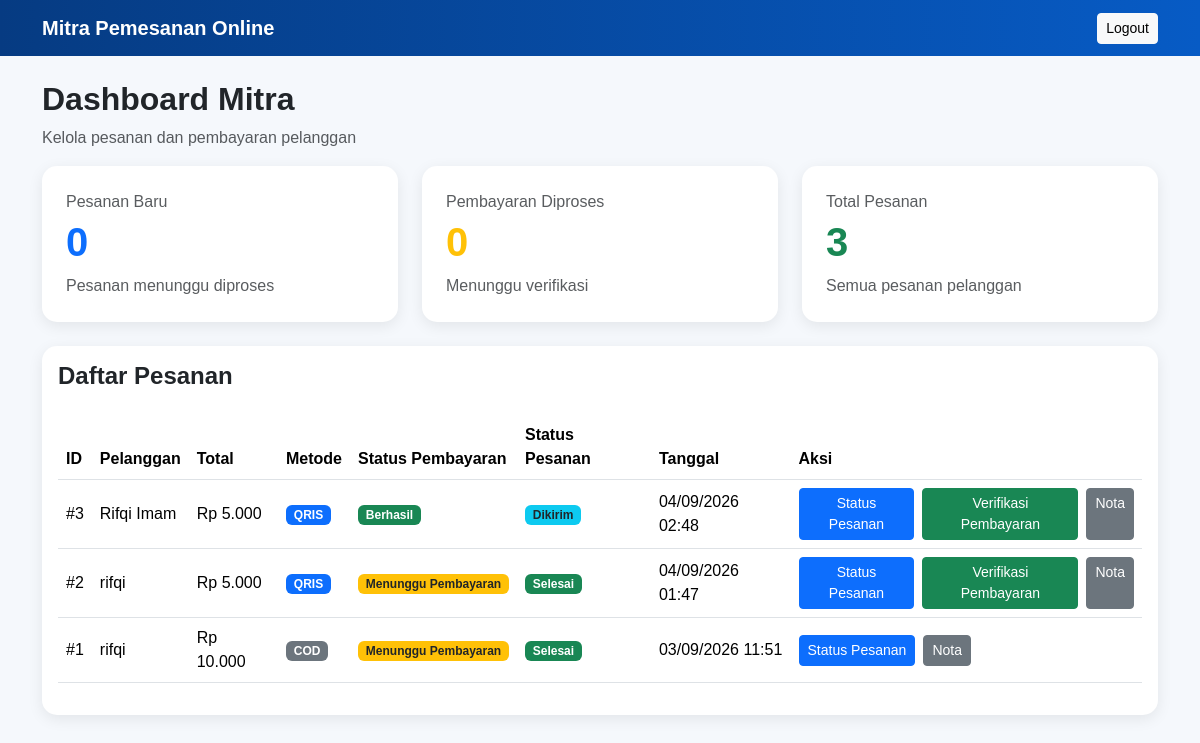
/index.php (signed in), run on the app's committed database.
### tables this page shows
CREATE TABLE `orders` (
  `id` int(11) NOT NULL,
  `user_id` int(11) NOT NULL,
  `total` decimal(12,2) NOT NULL,
  `address` text NOT NULL,
  `phone` varchar(30) NOT NULL,
  `payment` enum('QRIS','Transfer Bank','COD') NOT NULL,
  `payment_proof` varchar(255) DEFAULT NULL,
  `status` enum('Menunggu','Diproses','Dikirim','Selesai','Dibatalkan') NOT NULL DEFAULT 'Menunggu',
  `created_at` timestamp NOT NULL DEFAULT current_timestamp(),
  `payment_status` enum('Menunggu Pembayaran','Diproses','Berhasil','Gagal') NOT NULL DEFAULT 'Menunggu Pembayaran'
);

CREATE TABLE `users` (
  `id` int(11) NOT NULL,
  `name` varchar(100) NOT NULL,
  `email` varchar(150) NOT NULL,
  `password` varchar(255) NOT NULL,
  `role` enum('customer','admin') NOT NULL DEFAULT 'customer',
  `created_at` timestamp NOT NULL DEFAULT current_timestamp()
);

### index.php (the view, shortened to what this page needs)
<?php
require_once __DIR__ . "/../config/database.php";
$stmt = $pdo->query("
    SELECT
        orders.id,
        users.name,
        orders.total,
        orders.payment,
        orders.payment_status,
        orders.payment_proof,
        orders.status,
        orders.created_at
    FROM orders
    INNER JOIN users ON users.id = orders.user_id
    ORDER BY orders.created_at DESC
");
$orders = $stmt->fetchAll(PDO::FETCH_ASSOC);
$pesananBaru = 0;
$pembayaranDiproses = 0;
?>
<!DOCTYPE html>
<html lang="id">
<head>
    <link
        href="https://cdn.jsdelivr.net/npm/bootstrap@5.3.3/dist/css/bootstrap.min.css"
        rel="stylesheet"
    >
</head>
<body>
<nav class="navbar navbar-dark navbar-mitra">
    <div class="container">
        <span class="navbar-brand fw-bold">
            Mitra Pemesanan Online
        </span>
        <a
            href="../logout.php"
            class="btn btn-light btn-sm"
        >
            Logout
        </a>
    </div>
</nav>
<div class="container py-4">
    <h2 class="fw-bold">
        Dashboard Mitra
    </h2>
    <p class="text-muted">
        Kelola pesanan dan pembayaran pelanggan
    </p>
    <div class="row g-4 mb-4">
        <div class="col-md-4">
            <div class="card p-4">
                <p class="text-muted mb-1">
                    Pesanan Baru
                </p>
                <h1 class="fw-bold text-primary">
                    <?= $pesananBaru ?>
                </h1>
                <p class="text-muted mb-0">
                    Pesanan menunggu diproses
                </p>
            </div>
        </div>
        <div class="col-md-4">
            <div class="card p-4">
                <p class="text-muted mb-1">
                    Pembayaran Diproses
                </p>
                <h1 class="fw-bold text-warning">
                    <?= $pembayaranDiproses ?>
                </h1>
                <p class="text-muted mb-0">
                    Menunggu verifikasi
                </p>
            </div>
        </div>
        <div class="col-md-4">
            <div class="card p-4">
                <p class="text-muted mb-1">
                    Total Pesanan
                </p>
                <h1 class="fw-bold text-success">
                    <?= count($orders) ?>
                </h1>
                <p class="text-muted mb-0">
                    Semua pesanan pelanggan
                </p>
            </div>
        </div>
    </div>
    <div class="card">
        <div class="card-body">
            <h4 class="fw-bold mb-4">
                Daftar Pesanan
            </h4>
            <div class="table-responsive">
                <table class="table align-middle">
                    <thead>
                        <tr>
                            <th>ID</th>
                            <th>Pelanggan</th>
                            <th>Total</th>
                            <th>Metode</th>
                            <th>Status Pembayaran</th>
                            <th>Status Pesanan</th>
                            <th>Tanggal</th>
                            <th>Aksi</th>
                        </tr>
                    </thead>
                    <tbody>
                    <?php if (count($orders) > 0): ?>
                        <?php foreach ($orders as $order): ?>
                            <tr>
                                <td>
                                    #<?= $order['id'] ?>
                                </td>
                                <td>
                                    <?= htmlspecialchars($order['name']) ?>
                                </td>
                                <td>
                                    Rp <?= number_format($order['total'], 0, ',', '.') ?>
                                </td>
                                <td>
                                    <?php if ($order['payment'] === 'QRIS'): ?>
                                        <span class="badge bg-primary">
                                            QRIS
                                        </span>
                                    <?php else: ?>
                                        <span class="badge bg-secondary">
                                            COD
                                        </span>
                                    <?php endif; ?>
                                </td>
                                <td>
                                    <?php if ($order['payment_status'] === 'Menunggu Pembayaran'): ?>
                                        <span class="badge bg-warning text-dark">
                                            Menunggu Pembayaran
                                        </span>
                                    <?php elseif ($order['payment_status'] === 'Diproses'): ?>
                                        <span class="badge bg-info text-dark">
                                            Diproses
                                        </span>
                                    <?php elseif ($order['payment_status'] === 'Berhasil'): ?>
                                        <span class="badge bg-success">
                                            Berhasil
                                        </span>
                                    <?php elseif ($order['payment_status'] === 'Gagal'): ?>
                                        <span class="badge bg-danger">
                                            Gagal
                                        </span>
                                    <?php endif; ?>
                                </td>
                                <td>
                                    <?php if ($order['status'] === 'Menunggu'): ?>
                                        <span class="badge bg-warning text-dark">
                                            Menunggu
                                        </span>
                                    <?php elseif ($order['status'] === 'Diproses'): ?>
                                        <span class="badge bg-primary">
                                            Diproses
                                        </span>
                                    <?php elseif ($order['status'] === 'Dikirim'): ?>
                                        <span class="badge bg-info text-dark">
                                            Dikirim
                                        </span>
                                    <?php elseif ($order['status'] === 'Selesai'): ?>
                                        <span class="badge bg-success">
                                            Selesai
                                        </span>
                                    <?php elseif ($order['status'] === 'Dibatalkan'): ?>
                                        <span class="badge bg-danger">
                                            Dibatalkan
                                        </span>
                                    <?php endif; ?>
                                </td>
                                <td>
                                    <?= date('d/m/Y H:i', strtotime($order['created_at'])) ?>
                                </td>
                                <td>
    <div class="d-flex gap-2">
        <a
            href="order_edit.php?id=<?= $order['id'] ?>"
            class="btn btn-primary btn-sm"
        >
            Status Pesanan
        </a>
        <?php if ($order['payment'] === 'QRIS'): ?>
            <a
                href="payment_verify.php?id=<?= $order['id'] ?>"
                class="btn btn-success btn-sm"
            >
                Verifikasi Pembayaran
            </a>
        <?php endif; ?>
        <a
            href="nota.php?id=<?= $order['id'] ?>"
            class="btn btn-secondary btn-sm"
        >
            Nota
        </a>
    </div>
</td>
                            </tr>
                        <?php endforeach; ?>
                    <?php endif; ?>
                    </tbody>
                </table>
            </div>
        </div>
    </div>
</div>
</body>
</html>

### index.php (style rules this page uses)
body { margin: 0; background: #f5f8fc; font-family: Arial, Helvetica, sans-serif; }
.navbar-mitra { background: linear-gradient(90deg, #063b82, #075bc5); }
.card { border: none; border-radius: 15px; box-shadow: 0 4px 15px rgba(0, 0, 0, 0.08); }

### data on the page
orders: id "3", user.name "Rifqi Imam", total "5.000", payment "QRIS", payment_status "Berhasil", status "Dikirim", created_at "04/09/2026 02:48"
orders: id "2", user.name "rifqi", total "5.000", payment "QRIS", shows "Menunggu Pembayaran", status "Selesai", created_at "04/09/2026 01:47"
orders: id "1", user.name "rifqi", total "10.000", payment "COD", shows "Menunggu Pembayaran", status "Selesai", created_at "03/09/2026 11:51"

### other printed values
$pesananBaru "0"
$pembayaranDiproses "0"
count($orders) "3"
